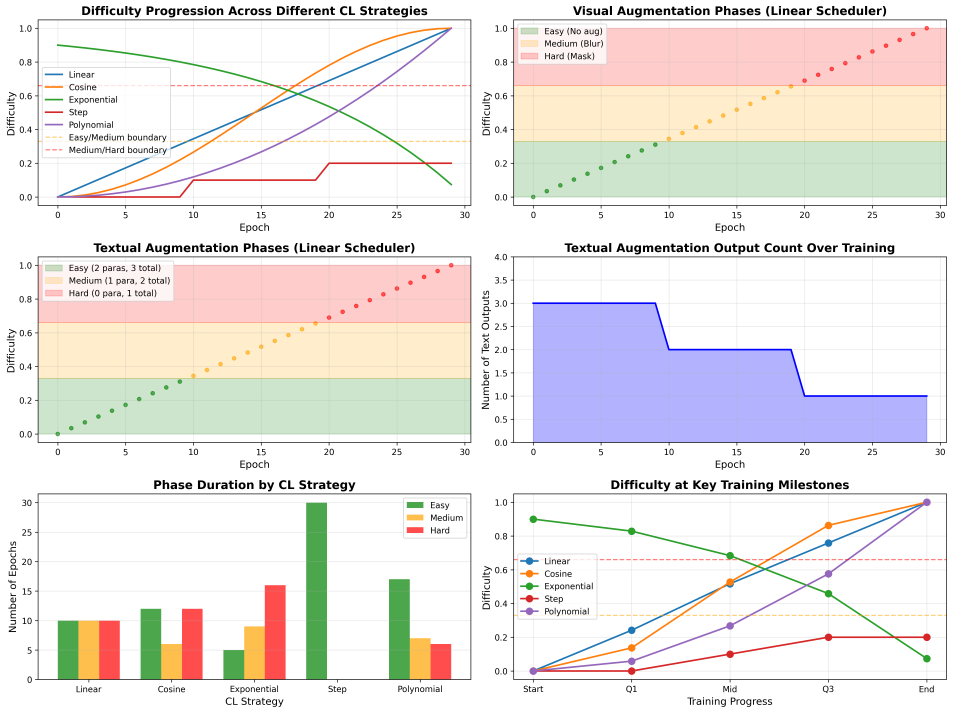
#> input picture cl_scheduler_analysis.png, 4761 x 3563 px (shown at 1/5 size)
$ python -i image_augmentation.py   (imports and definitions only)
#> lines starting #> are read from the running program, lines starting #| are printed output that depends on the picture
#> further down, picture is the input picture: PIL image 4761x3563 RGBA; mean R, G, B, A 236.4, 232.4, 230.4, 255
"""
Image augmentation for Visual Question Answering with Curriculum Learning.

Inspired by: "Masked Autoencoders Are Scalable Vision Learners" (CVPR 2022)
Paper: https://arxiv.org/abs/2111.06377

This module implements image augmentation techniques with a focus on
Curriculum Learning (CL) to guide model learning from easy to hard samples.
The framework provides flexible difficulty levels for progressive training.
"""

import random
import numpy as np
from PIL import Image, ImageFilter, ImageEnhance
from typing import Tuple, Optional, Union, List
from enum import Enum


class DifficultyLevel(Enum):
    """
    Difficulty levels for curriculum learning.

    EASY: Minimal augmentation - slight color/brightness changes
    MEDIUM: Moderate augmentation - partial masking, blur, distortion
    HARD: Aggressive augmentation - heavy masking, strong transformations
    """
    EASY = "easy"
    MEDIUM = "medium"
    HARD = "hard"


class MaskedImageAugmentation:
    """
    Image augmentation framework with Curriculum Learning support.

    Implements various augmentation techniques inspired by Masked Autoencoders,
    organized by difficulty levels to enable curriculum learning from easy to hard.

    Key Features:
    - Random masking (MAE-inspired): Patch-based and block masking
    - Color jittering with varying intensities
    - Gaussian blur with adjustable strengths
    - Brightness and contrast adjustments
    - Random cropping and flipping
    - Curriculum Learning support (easy → medium → hard progression)

    Args:
        difficulty: Difficulty level for augmentation (EASY, MEDIUM, or HARD)
        patch_size: Size of patches for masked autoencoding (default: 16)
        mask_ratio: Ratio of patches to mask (default varies by difficulty)
        seed: Random seed for reproducibility
    """

    def __init__(
        self,
        difficulty: Union[DifficultyLevel, str] = DifficultyLevel.EASY,
        patch_size: int = 16,
        mask_ratio: Optional[float] = None,
        seed: Optional[int] = None
    ):
        """Initialize the augmentation framework."""
        if isinstance(difficulty, str):
            difficulty = DifficultyLevel(difficulty.lower())

        self.difficulty = difficulty
        self.patch_size = patch_size
        self.seed = seed

        # Set default mask ratio based on difficulty if not provided
        if mask_ratio is None:
            mask_ratio = self._get_default_mask_ratio()
        self.mask_ratio = mask_ratio

        # Create random number generator for reproducibility
        if seed is not None:
            self.rng = np.random.RandomState(seed)
            self._random_state_counter = 0
        else:
            self.rng = np.random.RandomState()

        # Configure augmentation parameters based on difficulty
        self._configure_parameters()

    def _get_default_mask_ratio(self) -> float:
        """Get default mask ratio based on difficulty level."""
        if self.difficulty == DifficultyLevel.EASY:
            return 0.15  # 15% masking for easy samples
        elif self.difficulty == DifficultyLevel.MEDIUM:
            return 0.50  # 50% masking for medium samples
        else:  # HARD
            return 0.75  # 75% masking for hard samples (MAE paper uses 75%)

    def _configure_parameters(self):
        """Configure augmentation parameters based on difficulty level."""
        if self.difficulty == DifficultyLevel.EASY:
            # Easy: Minimal transformations
            self.color_jitter_strength = 0.1
            self.brightness_factor = (0.9, 1.1)
            self.contrast_factor = (0.9, 1.1)
            self.blur_radius = (0.1, 0.3)
            self.apply_flip = False
            self.crop_scale = (0.95, 1.0)

        elif self.difficulty == DifficultyLevel.MEDIUM:
            # Medium: Moderate transformations
            self.color_jitter_strength = 0.3
            self.brightness_factor = (0.7, 1.3)
            self.contrast_factor = (0.7, 1.3)
            self.blur_radius = (0.5, 1.5)
            self.apply_flip = True
            self.crop_scale = (0.8, 1.0)

        else:  # HARD
            # Hard: Aggressive transformations
            self.color_jitter_strength = 0.5
            self.brightness_factor = (0.5, 1.5)
            self.contrast_factor = (0.5, 1.5)
            self.blur_radius = (1.0, 3.0)
            self.apply_flip = True
            self.crop_scale = (0.7, 1.0)

    def augment(
        self,
        image: Image.Image,
        apply_masking: bool = True,
        apply_color_jitter: bool = True,
        apply_blur: bool = True,
        apply_brightness: bool = True,
        apply_contrast: bool = True,
        apply_crop: bool = False,
        apply_flip: bool = None
    ) -> Image.Image:
        """
        Apply augmentation to an image based on difficulty level.

        Args:
            image: PIL Image to augment
            apply_masking: Whether to apply random masking
            apply_color_jitter: Whether to apply color jittering
            apply_blur: Whether to apply Gaussian blur
            apply_brightness: Whether to adjust brightness
            apply_contrast: Whether to adjust contrast
            apply_crop: Whether to apply random cropping
            apply_flip: Whether to apply random horizontal flip (uses difficulty default if None)

        Returns:
            Augmented PIL Image
        """
        augmented_image = image.copy()

        # Apply transformations in order
        if apply_crop:
            augmented_image = self._random_crop(augmented_image)

        if apply_flip is None:
            apply_flip = self.apply_flip
        if apply_flip and self.rng.random() > 0.5:
            augmented_image = augmented_image.transpose(Image.FLIP_LEFT_RIGHT)

        if apply_color_jitter:
            augmented_image = self._color_jitter(augmented_image)

        if apply_brightness:
            augmented_image = self._adjust_brightness(augmented_image)
#> in _adjust_brightness, `return enhancer.enhance(factor)`:
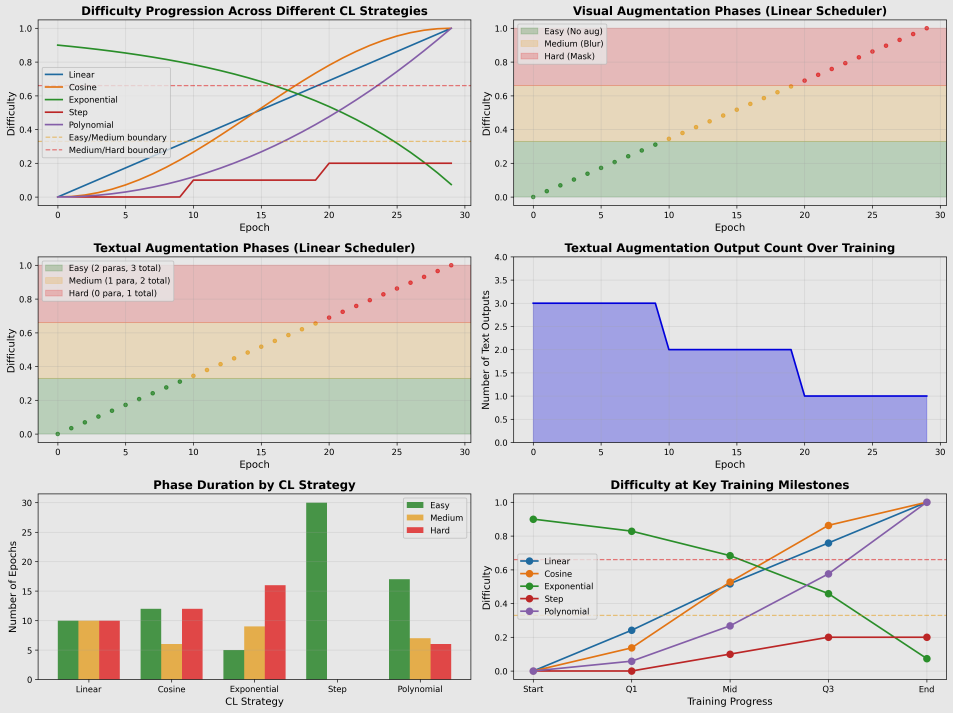
#> returned value: PIL image 4761x3563 RGBA (shown at 1/5 size); mean R, G, B, A 213.9, 210.5, 208.8, 255

        if apply_contrast:
            augmented_image = self._adjust_contrast(augmented_image)

        if apply_blur:
            augmented_image = self._gaussian_blur(augmented_image)

        if apply_masking:
            augmented_image = self._random_masking(augmented_image)

        return augmented_image

    def _random_masking(self, image: Image.Image) -> Image.Image:
        """
        Apply random masking inspired by Masked Autoencoders.

        Randomly masks patches of the image with gray color (128, 128, 128).
        The masking strategy varies by difficulty level.

        Args:
            image: PIL Image to mask

        Returns:
            Masked PIL Image
        """
        width, height = image.size
#> width = 4761; height = 3563

        # Convert to numpy for easier manipulation
        img_array = np.array(image)

        # Calculate number of patches
        n_patches_h = height // self.patch_size
#> n_patches_h = 222
        n_patches_w = width // self.patch_size
#> n_patches_w = 297
        total_patches = n_patches_h * n_patches_w
#> total_patches = 65934

        # Determine number of patches to mask
        n_masked = int(total_patches * self.mask_ratio)
#> n_masked = 9890

        # Create mask indices
        patch_indices = np.arange(total_patches)
        masked_indices = self.rng.choice(patch_indices, size=n_masked, replace=False)

        # Apply masking
        mask_color = 128  # Gray color for masked regions

        for idx in masked_indices:
            # Convert 1D index to 2D patch coordinates
            patch_row = idx // n_patches_w
            patch_col = idx % n_patches_w

            # Calculate pixel coordinates
            y_start = patch_row * self.patch_size
            y_end = min(y_start + self.patch_size, height)
            x_start = patch_col * self.patch_size
            x_end = min(x_start + self.patch_size, width)

            # Mask the patch
            img_array[y_start:y_end, x_start:x_end] = mask_color
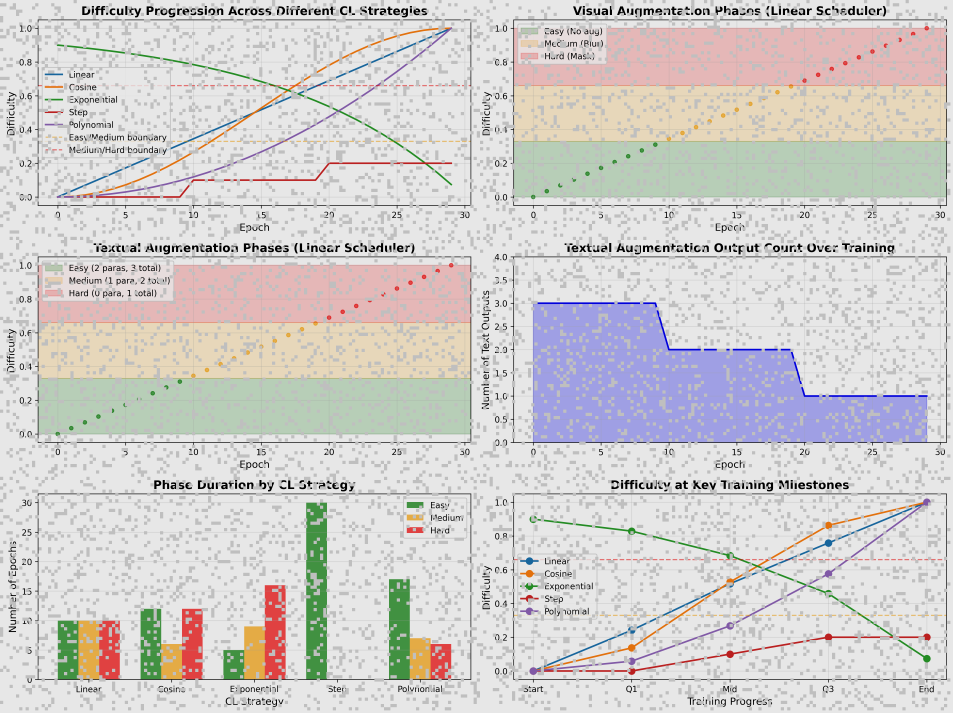
#> img_array: shape (3563, 4761, 4) (shown at 1/5 size); mean R, G, B, A 200.8, 197.9, 196.3, 236; transparent parts drawn white

        return Image.fromarray(img_array)

    def _color_jitter(self, image: Image.Image) -> Image.Image:
        """
        Apply color jittering to the image.

        Args:
            image: PIL Image to transform

        Returns:
            Color-jittered PIL Image
        """
        # Random hue shift
        enhancer = ImageEnhance.Color(image)
        factor = 1 + self.rng.uniform(-self.color_jitter_strength, self.color_jitter_strength)
        image = enhancer.enhance(factor)

        return image

    def _adjust_brightness(self, image: Image.Image) -> Image.Image:
        """
        Adjust image brightness.

        Args:
            image: PIL Image to transform

        Returns:
            Brightness-adjusted PIL Image
        """
        enhancer = ImageEnhance.Brightness(image)
        factor = self.rng.uniform(self.brightness_factor[0], self.brightness_factor[1])
        return enhancer.enhance(factor)

    def _adjust_contrast(self, image: Image.Image) -> Image.Image:
        """
        Adjust image contrast.

        Args:
            image: PIL Image to transform

        Returns:
            Contrast-adjusted PIL Image
        """
        enhancer = ImageEnhance.Contrast(image)
        factor = self.rng.uniform(self.contrast_factor[0], self.contrast_factor[1])
        return enhancer.enhance(factor)

    def _gaussian_blur(self, image: Image.Image) -> Image.Image:
        """
        Apply Gaussian blur to the image.

        Args:
            image: PIL Image to blur

        Returns:
            Blurred PIL Image
        """
        radius = self.rng.uniform(self.blur_radius[0], self.blur_radius[1])
        return image.filter(ImageFilter.GaussianBlur(radius=radius))

    # [42 lines left out: functions _random_crop, get_augmentation_info, not called in this run]


class CurriculumLearningScheduler:
    """
    Scheduler for curriculum learning progression.

    Manages the transition from easy to hard samples during training,
    following a curriculum learning approach.

    Args:
        total_epochs: Total number of training epochs
        easy_epochs: Number of epochs to train on easy samples
        medium_epochs: Number of epochs to train on medium samples
        hard_epochs: Number of epochs to train on hard samples (remaining epochs)
    """

    # [93 lines left out: functions __init__, get_difficulty_for_epoch, get_schedule_info, create_augmentor_for_epoch, not called in this run]

>>> from PIL import Image
>>> picture = Image.open('../cl_scheduler_analysis.png')
>>> result = MaskedImageAugmentation().augment(picture)
